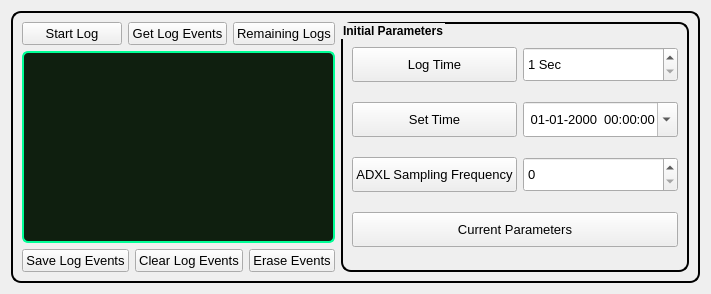
      <widget class="QWidget" name="tab_settings">
       <attribute name="title">
        <string>Settings</string>
       </attribute>
       <layout class="QGridLayout" name="gridLayout_6">
        <item row="0" column="0">
         <widget class="QGroupBox" name="groupBox_logEvents">
          <property name="styleSheet">
           <string notr="true">QGroupBox {
    border: 2px solid black;
    border-radius: 10px;
    background: qradialgradient(
        cx: 0.5, cy: 0.5, radius: 0.9,
        fx: 0.5, fy: 0.5,
        stop: 0 rgba(57, 255, 20, 60),   /* brighter center */
        stop: 1 rgba(57, 255, 20, 15)    /* fades softly to edges */
    );
}
</string>
          </property>
          <layout class="QHBoxLayout" name="horizontalLayout_6">
           <item>
            <layout class="QHBoxLayout" name="horizontalLayout_5">
             <item>
              <layout class="QVBoxLayout" name="verticalLayout_2">
               <item>
                <layout class="QHBoxLayout" name="horizontalLayout_4">
                 <item>
                  <widget class="QPushButton" name="pushButton_startLog">
                   <property name="font">
                    <font>
                     <pointsize>10</pointsize>
                    </font>
                   </property>
                   <property name="text">
                    <string>Start Log</string>
                   </property>
                  </widget>
                 </item>
                 <item>
                  <widget class="QPushButton" name="pushButton_getLogEvents">
                   <property name="font">
                    <font>
                     <pointsize>10</pointsize>
                    </font>
                   </property>
                   <property name="text">
                    <string>Get Log Events</string>
                   </property>
                  </widget>
                 </item>
                 <item>
                  <widget class="QPushButton" name="pushButton_remainingLogs">
                   <property name="minimumSize">
                    <size>
                     <width>0</width>
                     <height>0</height>
                    </size>
                   </property>
                   <property name="font">
                    <font>
                     <pointsize>10</pointsize>
                    </font>
                   </property>
                   <property name="text">
                    <string>Remaining Logs</string>
                   </property>
                  </widget>
                 </item>
                </layout>
               </item>
               <item>
                <widget class="QTableWidget" name="tableWidget_getLogEvents">
                 <property name="font">
                  <font>
                   <family>Segoe UI</family>
                   <pointsize>10</pointsize>
                   <weight>75</weight>
                   <bold>true</bold>
                  </font>
                 </property>
                 <property name="styleSheet">
                  <string notr="true"> QTableWidget {
        background-color: #0F1F0F;                /* deep green background */
        alternate-background-color: #162C16;     /* subtle dark alternate row */
        color: #FFFF66;                           /* bold yellow text */
        gridline-color: #2C4C2C;                 /* subtle grid lines */
        border: 2px solid #00FF96;               /* neon border */
        border-radius: 6px;
        selection-background-color: #004C3F;     /* dark teal when selected */
        selection-color: #FFFFFF;
        font-family: 'Segoe UI';
        font-size: 10pt;
		font-weight: bold;
    }

    QHeaderView::section {
        background-color: #00B86B;               /* green gradient header */
        color: black;
        font-weight: bold;
        border: 1px solid #00FF96;
        padding: 4px;
        font-size: 9.5pt;
    }

    QHeaderView::section:horizontal {
        background-color: qlineargradient(
            x1:0, y1:0, x2:0, y2:1,
            stop:0 #00FF96, stop:1 #007A4B
        );
        color: #000000;
        font-weight: bold;
    }

    QHeaderView::section:vertical {
        background-color: #006644;
        color: white;
    }

    QScrollBar:vertical {
        border: none;
        background: #0F1F0F;
        width: 10px;
        margin: 0px;
    }

    QScrollBar::handle:vertical {
        background: #00FF96;
        min-height: 20px;
        border-radius: 4px;
    }

    QScrollBar::handle:vertical:hover {
        background: #54AA33;
    }

    QScrollBar::add-line:vertical,
    QScrollBar::sub-line:vertical {
        background: none;
        border: none;
    }

    QTableCornerButton::section {
        background-color: #00B86B;
        border: 1px solid #00FF96;
    }</string>
                 </property>
                </widget>
               </item>
               <item>
                <layout class="QHBoxLayout" name="horizontalLayout_2">
                 <item>
                  <widget class="QPushButton" name="pushButton_saveLogPlots">
                   <property name="sizePolicy">
                    <sizepolicy hsizetype="Minimum" vsizetype="Preferred">
                     <horstretch>0</horstretch>
                     <verstretch>0</verstretch>
                    </sizepolicy>
                   </property>
                   <property name="font">
                    <font>
                     <pointsize>10</pointsize>
                    </font>
                   </property>
                   <property name="text">
                    <string>Save Log Events</string>
                   </property>
                  </widget>
                 </item>
                 <item>
                  <widget class="QPushButton" name="pushButton_clearLogPlots">
                   <property name="sizePolicy">
                    <sizepolicy hsizetype="Minimum" vsizetype="Preferred">
                     <horstretch>0</horstretch>
                     <verstretch>0</verstretch>
                    </sizepolicy>
                   </property>
                   <property name="font">
                    <font>
                     <pointsize>10</pointsize>
                    </font>
                   </property>
                   <property name="text">
                    <string>Clear Log Events</string>
                   </property>
                  </widget>
                 </item>
                 <item>
                  <widget class="QPushButton" name="pushButton_erase">
                   <property name="sizePolicy">
                    <sizepolicy hsizetype="Minimum" vsizetype="Preferred">
                     <horstretch>0</horstretch>
                     <verstretch>0</verstretch>
                    </sizepolicy>
                   </property>
                   <property name="font">
                    <font>
                     <pointsize>10</pointsize>
                    </font>
                   </property>
                   <property name="text">
                    <string>Erase Events</string>
                   </property>
                  </widget>
                 </item>
                </layout>
               </item>
              </layout>
             </item>
             <item>
              <layout class="QVBoxLayout" name="verticalLayout_4" stretch="1">
               <item>
                <widget class="QGroupBox" name="groupBox_2">
                 <property name="font">
                  <font>
                   <weight>75</weight>
                   <bold>true</bold>
                  </font>
                 </property>
                 <property name="styleSheet">
                  <string notr="true"/>
                 </property>
                 <property name="title">
                  <string>Initial Parameters</string>
                 </property>
                 <layout class="QGridLayout" name="gridLayout_5">
                  <item row="3" column="0" colspan="2">
                   <widget class="QPushButton" name="pushButton_currentParameters">
                    <property name="minimumSize">
                     <size>
                      <width>0</width>
                      <height>35</height>
                     </size>
                    </property>
                    <property name="font">
                     <font>
                      <pointsize>10</pointsize>
                     </font>
                    </property>
                    <property name="text">
                     <string>Current Parameters</string>
                    </property>
                   </widget>
                  </item>
                  <item row="0" column="1">
                   <widget class="QSpinBox" name="spinBox_logTime">
                    <property name="minimumSize">
                     <size>
                      <width>0</width>
                      <height>35</height>
                     </size>
                    </property>
                    <property name="font">
                     <font>
                      <pointsize>10</pointsize>
                     </font>
                    </property>
                    <property name="styleSheet">
                     <string notr="true"/>
                    </property>
                    <property name="suffix">
                     <string> Sec</string>
                    </property>
                    <property name="prefix">
                     <string/>
                    </property>
                    <property name="minimum">
                     <number>1</number>
                    </property>
                    <property name="maximum">
                     <number>65535</number>
                    </property>
                   </widget>
                  </item>
                  <item row="0" column="0">
                   <widget class="QPushButton" name="pushButton_logTime">
                    <property name="sizePolicy">
                     <sizepolicy hsizetype="Preferred" vsizetype="Preferred">
                      <horstretch>0</horstretch>
                      <verstretch>0</verstretch>
                     </sizepolicy>
                    </property>
                    <property name="minimumSize">
                     <size>
                      <width>0</width>
                      <height>35</height>
                     </size>
                    </property>
                    <property name="font">
                     <font>
                      <pointsize>10</pointsize>
                     </font>
                    </property>
                    <property name="text">
                     <string>Log Time</string>
                    </property>
                   </widget>
                  </item>
                  <item row="2" column="1">
                   <widget class="QSpinBox" name="spinBox_samplingfrequency">
                    <property name="minimumSize">
                     <size>
                      <width>0</width>
                      <height>35</height>
                     </size>
                    </property>
                    <property name="font">
                     <font>
                      <pointsize>10</pointsize>
                     </font>
                    </property>
                    <property name="styleSheet">
                     <string notr="true"/>
                    </property>
                   </widget>
                  </item>
                  <item row="2" column="0">
                   <widget class="QPushButton" name="pushButton_ADXLfrequency">
                    <property name="sizePolicy">
                     <sizepolicy hsizetype="Preferred" vsizetype="Preferred">
                      <horstretch>0</horstretch>
                      <verstretch>0</verstretch>
                     </sizepolicy>
                    </property>
                    <property name="minimumSize">
                     <size>
                      <width>0</width>
                      <height>35</height>
                     </size>
                    </property>
                    <property name="font">
                     <font>
                      <pointsize>10</pointsize>
                     </font>
                    </property>
                    <property name="text">
                     <string>ADXL Sampling Frequency</string>
                    </property>
                   </widget>
                  </item>
                  <item row="1" column="1">
                   <widget class="QDateTimeEdit" name="dateTimeEdit">
                    <property name="minimumSize">
                     <size>
                      <width>0</width>
                      <height>35</height>
                     </size>
                    </property>
                    <property name="font">
                     <font>
                      <pointsize>10</pointsize>
                     </font>
                    </property>
                    <property name="styleSheet">
                     <string notr="true"/>
                    </property>
                    <property name="displayFormat">
                     <string> dd-MM-yyyy  HH:mm:ss</string>
                    </property>
                    <property name="calendarPopup">
                     <bool>true</bool>
                    </property>
                   </widget>
                  </item>
                  <item row="1" column="0">
                   <widget class="QPushButton" name="pushButton_setTime">
                    <property name="sizePolicy">
                     <sizepolicy hsizetype="Preferred" vsizetype="Preferred">
                      <horstretch>0</horstretch>
                      <verstretch>0</verstretch>
                     </sizepolicy>
                    </property>
                    <property name="minimumSize">
                     <size>
                      <width>0</width>
                      <height>35</height>
                     </size>
                    </property>
                    <property name="font">
                     <font>
                      <pointsize>10</pointsize>
                     </font>
                    </property>
                    <property name="text">
                     <string>Set Time</string>
                    </property>
                   </widget>
                  </item>
                 </layout>
                </widget>
               </item>
              </layout>
             </item>
            </layout>
           </item>
          </layout>
         </widget>
        </item>
       </layout>
      </widget>
